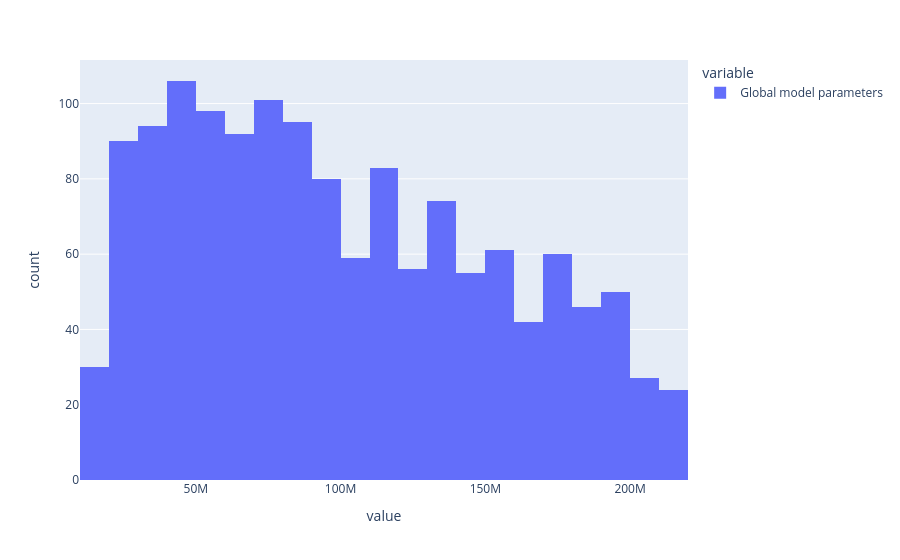

Here is the notebook cell this chart was saved with:
### Code cell
df = pd.read_csv("Compute_allocations2.csv")
# byte_level = df[df['Patch size'] == 1]
byte_level = df[(df['FLOPs'] == 's') & (df['Patch size'] == 2)]
# byte_level['Global transformer parameters'].sort_values(ascending=False)
fig = px.histogram(byte_level['Global model parameters'])

fig.show()

### Figure 1 — Plotly figure (JSON) as saved in the notebook; plotly's stock layout.template omitted (floating-point values rounded to 4 significant figures; data arrays with more than 128 entries replaced by an {"elided": "..."} marker saying what was removed)
{"data": [{"alignmentgroup": "True", "bingroup": "x", "hovertemplate": "variable=Global model parameters<br>value=%{x}<br>count=%{y}<extra></extra>", "legendgroup": "Global model parameters", "marker": {"color": "#636efa", "pattern": {"shape": ""}}, "name": "Global model parameters", "offsetgroup": "Global model parameters", "orientation": "v", "showlegend": true, "type": "histogram", "x": {"elided": "1423 float values"}, "xaxis": "x", "yaxis": "y"}], "layout": {"barmode": "relative", "legend": {"title": {"text": "variable"}, "tracegroupgap": 0}, "margin": {"t": 60}, "xaxis": {"anchor": "y", "domain": [0, 1], "title": {"text": "value"}}, "yaxis": {"anchor": "x", "domain": [0, 1], "title": {"text": "count"}}}}
